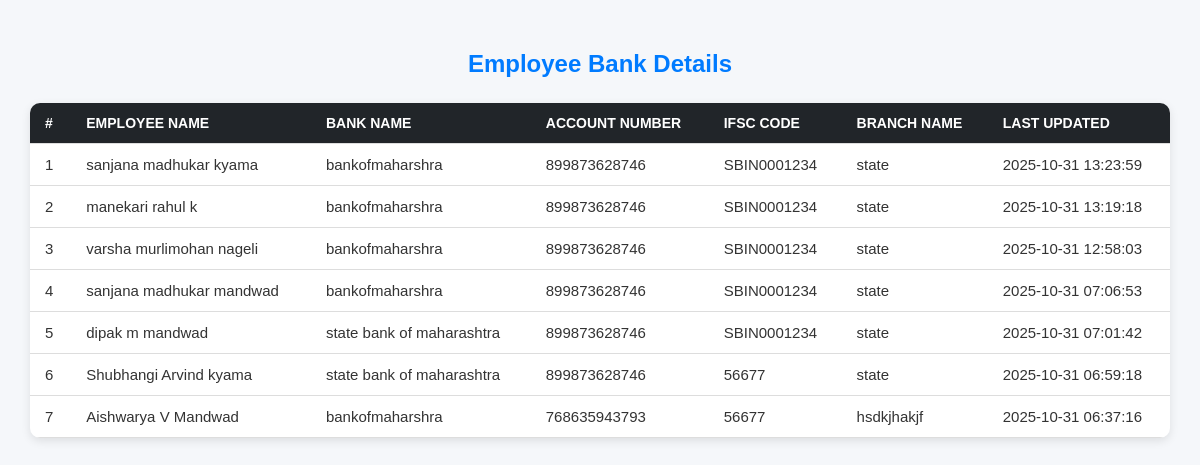
The app's page /fetch_bank_details.php with its own data.
### tables this page shows
CREATE TABLE IF NOT EXISTS `employee_bank_details` (
  `id` int NOT NULL AUTO_INCREMENT,
  `employee_id` int NOT NULL,
  `bank_name` varchar(100) DEFAULT NULL,
  `account_number` varchar(50) DEFAULT NULL,
  `ifsc_code` varchar(20) DEFAULT NULL,
  `branch_name` varchar(100) DEFAULT NULL,
  `updated_at` timestamp NULL DEFAULT CURRENT_TIMESTAMP ON UPDATE CURRENT_TIMESTAMP,
  PRIMARY KEY (`id`),
  KEY `employee_id` (`employee_id`)
);

CREATE TABLE IF NOT EXISTS `employees` (
  `id` int NOT NULL AUTO_INCREMENT,
  `employee_id` varchar(50) DEFAULT NULL,
  `candidate_id` int DEFAULT NULL,
  `full_name` varchar(100) DEFAULT NULL,
  `email` varchar(100) DEFAULT NULL,
  `password` varchar(255) DEFAULT NULL,
  `contact` varchar(15) DEFAULT NULL,
  `gender` varchar(10) DEFAULT NULL,
  `qualification` varchar(100) DEFAULT NULL,
  `dob` date DEFAULT NULL,
  `photo` varchar(255) DEFAULT NULL,
  `experience_status` enum('Yes','No') DEFAULT NULL,
  `experience_details` text,
  `created_at` datetime DEFAULT CURRENT_TIMESTAMP,
  `job_id` int DEFAULT NULL,
  `account_no` varchar(30) DEFAULT NULL,
  `ifsc_code` varchar(15) DEFAULT NULL,
  `bank_name` varchar(100) DEFAULT NULL,
  PRIMARY KEY (`id`),
  UNIQUE KEY `employee_id` (`employee_id`),
  UNIQUE KEY `email` (`email`),
  KEY `candidate_id` (`candidate_id`)
);

### fetch_bank_details.php (the view, shortened to what this page needs)
<?php
$conn = new mysqli("localhost", "root", "", "company_db");
$sql = "
    SELECT
        b.id,
        e.full_name AS employee_name,
        b.bank_name,
        b.account_number,
        b.ifsc_code,
        b.branch_name,
        b.updated_at
    FROM employee_bank_details b
    LEFT JOIN employees e ON b.employee_id = e.id
    ORDER BY b.updated_at DESC
";
$result = $conn->query($sql);
?>
<!DOCTYPE html>
<html lang="en">
<head>
</head>
<body>
    <h2>Employee Bank Details</h2>
    <table>
        <tr>
            <th>#</th>
            <th>Employee Name</th>
            <th>Bank Name</th>
            <th>Account Number</th>
            <th>IFSC Code</th>
            <th>Branch Name</th>
            <th>Last Updated</th>
        </tr>
        <?php if ($result && $result->num_rows > 0): ?>
            <?php $i = 1; while($row = $result->fetch_assoc()): ?>
                <tr>
                    <td><?= $i++ ?></td>
                    <td><?= htmlspecialchars($row['employee_name'] ?? 'Unknown') ?></td>
                    <td><?= htmlspecialchars($row['bank_name'] ?? '-') ?></td>
                    <td><?= htmlspecialchars($row['account_number'] ?? '-') ?></td>
                    <td><?= htmlspecialchars($row['ifsc_code'] ?? '-') ?></td>
                    <td><?= htmlspecialchars($row['branch_name'] ?? '-') ?></td>
                    <td><?= htmlspecialchars($row['updated_at'] ?? '-') ?></td>
                </tr>
            <?php endwhile; ?>
        <?php else: ?>
            <tr>
                <td colspan="7" class="no-data">No bank details found</td>
            </tr>
        <?php endif; ?>
    </table>
</body>
</html>

### fetch_bank_details.php (style rules this page uses)
body { font-family: "Poppins", sans-serif; background: #f5f7fa; margin: 0; padding: 30px; }
h2 { text-align: center; color: #007bff; margin-bottom: 25px; }
table { width: 100%; border-collapse: collapse; background: #fff; border-radius: 10px; overflow: hidden; box-shadow: 0 3px 10px rgba(0,0,0,0.1); }
th, td { padding: 12px 15px; text-align: left; border-bottom: 1px solid #ddd; }
th { background-color: #212529; color: #fff; text-transform: uppercase; font-size: 14px; }
td { color: #333; font-size: 15px; }

### records on screen
employee_bank_details: employee.full_name "sanjana madhukar kyama", bank_name "bankofmaharshra", account_number "899873628746", ifsc_code "SBIN0001234", branch_name "state", updated_at "2025-10-31 13:23:59"
employee_bank_details: employee.full_name "manekari rahul k", bank_name "bankofmaharshra", account_number "899873628746", ifsc_code "SBIN0001234", branch_name "state", updated_at "2025-10-31 13:19:18"
employee_bank_details: employee.full_name "varsha murlimohan nageli", bank_name "bankofmaharshra", account_number "899873628746", ifsc_code "SBIN0001234", branch_name "state", updated_at "2025-10-31 12:58:03"
employee_bank_details: employee.full_name "sanjana madhukar mandwad", bank_name "bankofmaharshra", account_number "899873628746", ifsc_code "SBIN0001234", branch_name "state", updated_at "2025-10-31 07:06:53"
employee_bank_details: employee.full_name "dipak m mandwad", bank_name "state bank of maharashtra", account_number "899873628746", ifsc_code "SBIN0001234", branch_name "state", updated_at "2025-10-31 07:01:42"
employee_bank_details: employee.full_name "Shubhangi Arvind kyama", bank_name "state bank of maharashtra", account_number "899873628746", ifsc_code "56677", branch_name "state", updated_at "2025-10-31 06:59:18"
employee_bank_details: employee.full_name "Aishwarya V Mandwad", bank_name "bankofmaharshra", account_number "768635943793", ifsc_code "56677", branch_name "hsdkjhakjf", updated_at "2025-10-31 06:37:16"
